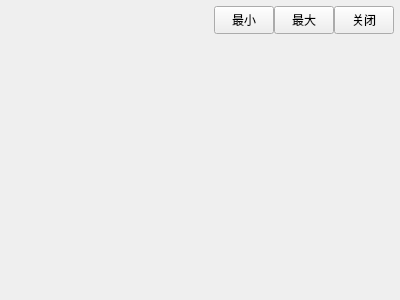
<?xml version="1.0" encoding="UTF-8"?>
<ui version="4.0">
 <class>MainWindow</class>
 <widget class="QMainWindow" name="MainWindow">
  <property name="geometry">
   <rect>
    <x>0</x>
    <y>0</y>
    <width>400</width>
    <height>300</height>
   </rect>
  </property>
  <property name="windowTitle">
   <string>MainWindow</string>
  </property>
  <widget class="QWidget" name="centralwidget">
   <layout class="QVBoxLayout" name="verticalLayout" stretch="0,0">
    <property name="spacing">
     <number>0</number>
    </property>
    <property name="leftMargin">
     <number>0</number>
    </property>
    <property name="topMargin">
     <number>0</number>
    </property>
    <property name="rightMargin">
     <number>0</number>
    </property>
    <property name="bottomMargin">
     <number>0</number>
    </property>
    <item>
     <widget class="QWidget" name="titleBar" native="true">
      <property name="sizePolicy">
       <sizepolicy hsizetype="Preferred" vsizetype="Fixed">
        <horstretch>0</horstretch>
        <verstretch>0</verstretch>
       </sizepolicy>
      </property>
      <property name="minimumSize">
       <size>
        <width>0</width>
        <height>40</height>
       </size>
      </property>
      <layout class="QHBoxLayout" name="horizontalLayout_2">
       <property name="spacing">
        <number>0</number>
       </property>
       <property name="topMargin">
        <number>0</number>
       </property>
       <property name="rightMargin">
        <number>6</number>
       </property>
       <property name="bottomMargin">
        <number>0</number>
       </property>
       <item>
        <widget class="QLabel" name="labTitle">
         <property name="sizePolicy">
          <sizepolicy hsizetype="Expanding" vsizetype="Expanding">
           <horstretch>0</horstretch>
           <verstretch>0</verstretch>
          </sizepolicy>
         </property>
        </widget>
       </item>
       <item>
        <widget class="QWidget" name="widgetMenu" native="true">
         <property name="sizePolicy">
          <sizepolicy hsizetype="Preferred" vsizetype="Fixed">
           <horstretch>0</horstretch>
           <verstretch>0</verstretch>
          </sizepolicy>
         </property>
         <property name="maximumSize">
          <size>
           <width>16777215</width>
           <height>28</height>
          </size>
         </property>
         <layout class="QHBoxLayout" name="horizontalLayout">
          <property name="spacing">
           <number>0</number>
          </property>
          <property name="leftMargin">
           <number>0</number>
          </property>
          <property name="topMargin">
           <number>0</number>
          </property>
          <property name="rightMargin">
           <number>0</number>
          </property>
          <property name="bottomMargin">
           <number>0</number>
          </property>
          <item>
           <widget class="QPushButton" name="btnMenu_Min">
            <property name="sizePolicy">
             <sizepolicy hsizetype="Minimum" vsizetype="Expanding">
              <horstretch>0</horstretch>
              <verstretch>0</verstretch>
             </sizepolicy>
            </property>
            <property name="minimumSize">
             <size>
              <width>60</width>
              <height>0</height>
             </size>
            </property>
            <property name="maximumSize">
             <size>
              <width>60</width>
              <height>16777215</height>
             </size>
            </property>
            <property name="cursor">
             <cursorShape>ArrowCursor</cursorShape>
            </property>
            <property name="focusPolicy">
             <enum>Qt::NoFocus</enum>
            </property>
            <property name="toolTip">
             <string>最小化</string>
            </property>
            <property name="text">
             <string>最小</string>
            </property>
           </widget>
          </item>
          <item>
           <widget class="QPushButton" name="btnMenu_Max">
            <property name="sizePolicy">
             <sizepolicy hsizetype="Minimum" vsizetype="Expanding">
              <horstretch>0</horstretch>
              <verstretch>0</verstretch>
             </sizepolicy>
            </property>
            <property name="minimumSize">
             <size>
              <width>60</width>
              <height>0</height>
             </size>
            </property>
            <property name="maximumSize">
             <size>
              <width>60</width>
              <height>16777215</height>
             </size>
            </property>
            <property name="focusPolicy">
             <enum>Qt::NoFocus</enum>
            </property>
            <property name="text">
             <string>最大</string>
            </property>
           </widget>
          </item>
          <item>
           <widget class="QPushButton" name="btnMenu_Close">
            <property name="sizePolicy">
             <sizepolicy hsizetype="Minimum" vsizetype="Expanding">
              <horstretch>0</horstretch>
              <verstretch>0</verstretch>
             </sizepolicy>
            </property>
            <property name="minimumSize">
             <size>
              <width>60</width>
              <height>0</height>
             </size>
            </property>
            <property name="maximumSize">
             <size>
              <width>60</width>
              <height>16777215</height>
             </size>
            </property>
            <property name="cursor">
             <cursorShape>ArrowCursor</cursorShape>
            </property>
            <property name="focusPolicy">
             <enum>Qt::NoFocus</enum>
            </property>
            <property name="toolTip">
             <string>关闭</string>
            </property>
            <property name="text">
             <string>关闭</string>
            </property>
           </widget>
          </item>
         </layout>
        </widget>
       </item>
      </layout>
     </widget>
    </item>
    <item>
     <widget class="QWidget" name="widgetMain" native="true">
      <property name="sizePolicy">
       <sizepolicy hsizetype="Preferred" vsizetype="Expanding">
        <horstretch>0</horstretch>
        <verstretch>0</verstretch>
       </sizepolicy>
      </property>
     </widget>
    </item>
   </layout>
  </widget>
 </widget>
 <resources/>
 <connections/>
</ui>
